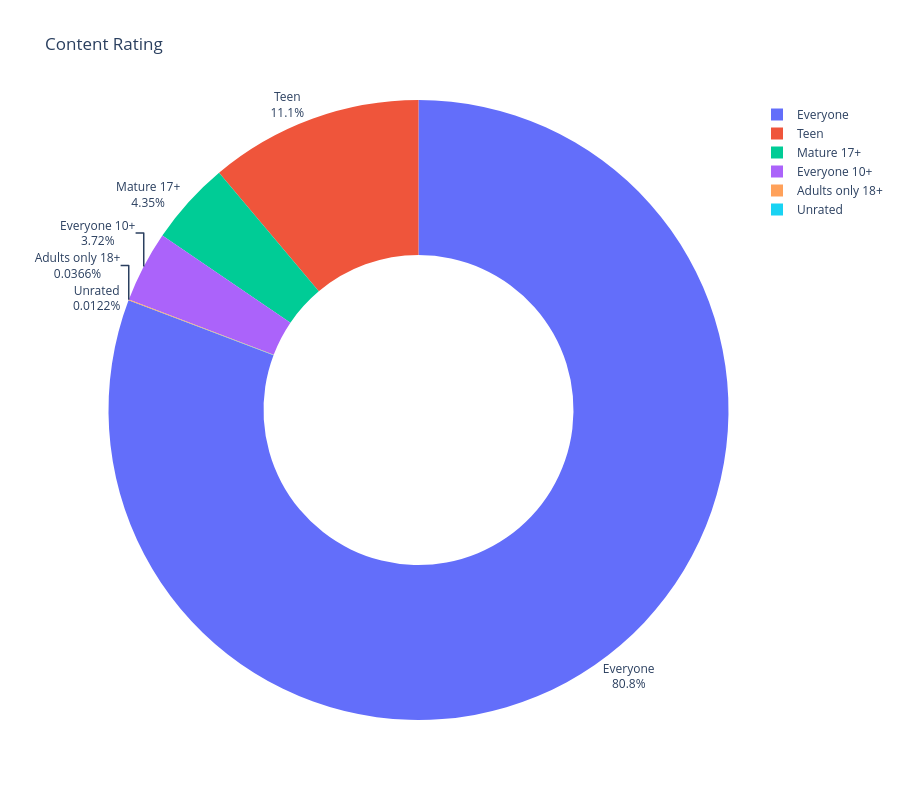

The code cell stored with this chart in its notebook:
### Code cell
chart = px.pie(
    labels=content_rating.index,
    values=content_rating.values,
    height=800,
    names=content_rating.index,
    title="Content Rating",
    hole=0.5,
)
chart.update_traces(textposition="outside", textinfo="label+percent")

### Figure 1 — Plotly figure (JSON) as saved in the notebook; plotly's stock layout.template omitted (floating-point values rounded to 4 significant figures)
{"data": [{"domain": {"x": [0, 1], "y": [0, 1]}, "hole": 0.5, "hovertemplate": "label=%{label}<br>value=%{value}<extra></extra>", "labels": ["Everyone", "Teen", "Mature 17+", "Everyone 10+", "Adults only 18+", "Unrated"], "legendgroup": "", "name": "", "showlegend": true, "textinfo": "label+percent", "textposition": "outside", "type": "pie", "values": [6621, 912, 357, 305, 3, 1]}], "layout": {"height": 800, "legend": {"tracegroupgap": 0}, "title": {"text": "Content Rating"}}}
